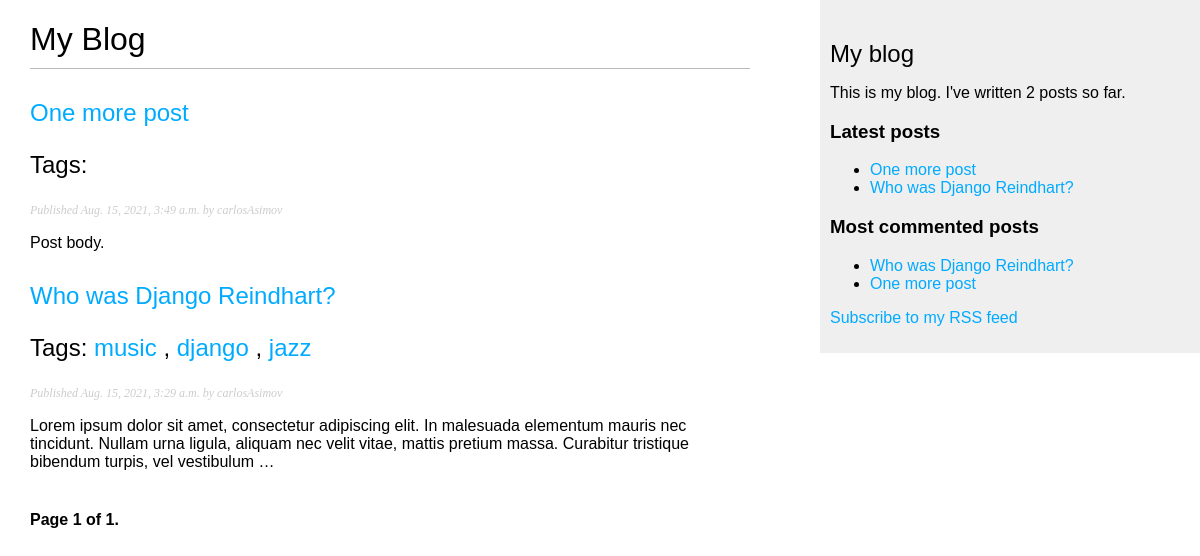
Screenshot of /blog/ with the database file from the repository.
### blog/models.py (models this page shows, shortened)
class Post(models.Model):
    STATUS_CHOICES = (
        ('draft', 'Draft'),
        ('published', 'Published'),
    )
    title = models.CharField(max_length=250)
    slug = models.SlugField(max_length=250,
                            unique_for_date='publish')
    author = models.ForeignKey(User,
                              on_delete=models.CASCADE,
                              related_name='blog_posts')
    body = models.TextField()
    publish = models.DateTimeField(default=timezone.now)
    created = models.DateTimeField(auto_now_add=True)
    updated = models.DateTimeField(auto_now=True)
    status = models.CharField(max_length=10,
                              choices=STATUS_CHOICES,
                              default='draft')
    objects = models.Manager() # The default manager.
    published = PublishedManager() # Our custom manager.
    tags = TaggableManager()
    class Meta:
        ordering = ('-publish',)
    def get_absolute_url(self):
        return reverse('blog:post_detail',
                       args=[self.publish.year,
                             self.publish.month,
                             self.publish.day, self.slug])

### blog/views.py (the view)
# urls.py: path('', views.post_list, name='post_list'),
def post_list(request, tag_slug=None):
    object_list = Post.published.all()
    tag = None
    if tag_slug:
        tag = get_object_or_404(Tag, slug=tag_slug)
        object_list = object_list.filter(tags__in=[tag])
    paginator = Paginator(object_list, 3) # 3 posts in each page
    page = request.GET.get('page')
    try:
        posts = paginator.page(page)
    except PageNotAnInteger:
        posts = paginator.page(1)
    except EmptyPage:
        posts = paginator.page(paginator.num_pages)
    return render(request,
                 'blog/post/list.html',
                 {'page': page,
                  'posts': posts,
                  'tag': tag})

### blog/models.py (called while the page is built)
    def get_queryset(self):
        return super(PublishedManager,
                     self).get_queryset()\
                          .filter(status='published')

### blog/templatetags/blog_tags.py (called while the page is built)
@register.simple_tag
def total_posts():
    return Post.published.count()

@register.inclusion_tag('blog/post/latest_posts.html')
def show_latest_posts(count=5):
    latest_posts = Post.published.order_by('-publish')[:count]
    return {'latest_posts': latest_posts}

@register.simple_tag
def get_most_commented_posts(count=5):
    return Post.published.annotate(
               total_comments=Count('comments')
           ).order_by('-total_comments')[:count]

### blog/templates/blog/post/list.html (shortened to what this page needs)
{% extends "blog/base.html" %}
{% block content %}
  <h1>My Blog</h1>
  {% for post in posts %}
    <h2>
      <a href="{{ post.get_absolute_url }}">
        {{ post.title }}
      </a>
      <p class="tags">
        Tags:
        {% for tag in post.tags.all %}
          <a href="{% url "blog:post_list_by_tag" tag.slug %}">
            {{ tag.name }}
          </a>
          {% if not forloop.last %}, {% endif %}
        {% endfor %}
      </p>
    </h2>
    <p class="date">
      Published {{ post.publish }} by {{ post.author }}
    </p>
    {{ post.body|truncatewords:30|linebreaks }}
  {% endfor %}
  {% include "pagination.html" with page=posts %}
{% endblock %}

### blog/templates/blog/base.html (shortened to what this page needs)
{% load blog_tags %}
{% load static %}
<!DOCTYPE html>
<html>
<head>
  <link href="{% static 'css/blog.css' %}" rel="stylesheet">
</head>
<body>
  <div id="content">
    {% block content %}
    {% endblock %}
  </div>
  <div id="sidebar">
    <h2>My blog</h2>
    <p>This is my blog. I've written {% total_posts %} posts so far.</p>
    <h3>Latest posts</h3>
    {% show_latest_posts %}
    <h3>Most commented posts</h3>
    {% get_most_commented_posts as most_commented_posts %}
    <ul>
      {% for post in most_commented_posts %}
      <li>
        <a href="{{ post.get_absolute_url }}">{{ post.title }}</a>
      </li>
      {% endfor %}
    </ul>
    <p>
      <a href="{% url "blog:post_feed" %}">Subscribe to my RSS feed</a>
    </p>
  </div>
</body>
</html>

### blog/templates/pagination.html (shortened to what this page needs)
<div class="pagination">
    <span class="step-links">
      <span class="current">
        Page {{ page.number }} of {{ page.paginator.num_pages }}.
      </span>
    </span>
  </div>

### blog/templates/blog/post/latest_posts.html
<ul>
  {% for post in latest_posts %}
    <li>
      <a href="{{ post.get_absolute_url }}">{{ post.title }}</a>
    </li>
    {% endfor %}
</ul>

### blog/static/css/blog.css (style rules this page uses)
body { margin:0; padding:0; font-family:helvetica, sans-serif; }
a { color:#00abff; text-decoration:none; }
h1 { font-weight:normal; border-bottom:1px solid #bbb; padding:0 0 10px 0; }
h2 { font-weight:normal; margin:30px 0 0; }
#content { float:left; width:60%; padding:0 0 0 30px; }
#sidebar { float:right; width:30%; padding:10px; background:#efefef; height:100%; }
p.date { color:#ccc; font-family: georgia, serif; font-size: 12px; font-style: italic; }
.pagination { margin:40px 0; font-weight:bold; }

### rows the page displays
Post: title "One more post", publish "Aug. 15, 2021, 3:49 a.m.", author "carlosAsimov", body "Post body."
Post: title "Who was Django Reindhart?", publish "Aug. 15, 2021, 3:29 a.m.", author "carlosAsimov", body "Lorem ipsum dolor sit amet, consectetur adipiscing elit. In malesuada elementum mauris nec tincidunt. Nullam urna ligula, aliquam nec velit vitae, mattis pretium massa. Curabitur tristique bibendum turpis, vel vestibulum …"
Tag: name "music"
Tag: name "django"
Tag: name "jazz"

### other values shown
{{ page.number }} "1"
{{ page.paginator.num_pages }} "1"
